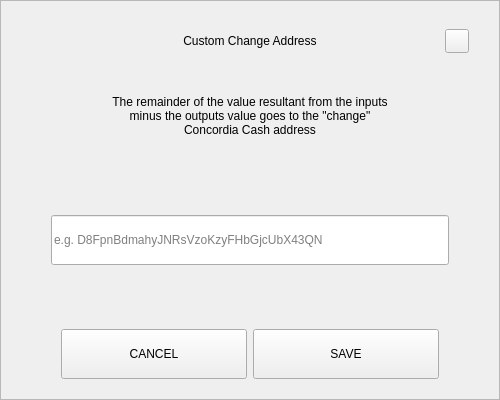
<?xml version="1.0" encoding="UTF-8"?>
<ui version="4.0">
 <class>SendChangeAddressDialog</class>
 <widget class="QDialog" name="SendChangeAddressDialog">
  <property name="geometry">
   <rect>
    <x>0</x>
    <y>0</y>
    <width>500</width>
    <height>400</height>
   </rect>
  </property>
  <property name="windowTitle">
   <string notr="true">N/A</string>
  </property>
  <layout class="QVBoxLayout" name="verticalLayout">
   <property name="spacing">
    <number>0</number>
   </property>
   <property name="leftMargin">
    <number>0</number>
   </property>
   <property name="topMargin">
    <number>0</number>
   </property>
   <property name="rightMargin">
    <number>0</number>
   </property>
   <property name="bottomMargin">
    <number>0</number>
   </property>
   <item>
    <widget class="QFrame" name="frame">
     <property name="styleSheet">
      <string notr="true"/>
     </property>
     <property name="frameShape">
      <enum>QFrame::StyledPanel</enum>
     </property>
     <property name="frameShadow">
      <enum>QFrame::Raised</enum>
     </property>
     <layout class="QVBoxLayout" name="verticalLayout_2" stretch="0,0,0,0,0,0,0">
      <property name="spacing">
       <number>0</number>
      </property>
      <property name="leftMargin">
       <number>30</number>
      </property>
      <property name="topMargin">
       <number>20</number>
      </property>
      <property name="rightMargin">
       <number>30</number>
      </property>
      <property name="bottomMargin">
       <number>20</number>
      </property>
      <item>
       <layout class="QHBoxLayout" name="horizontalLayout_3">
        <property name="spacing">
         <number>0</number>
        </property>
        <item>
         <spacer name="horizontalSpacer_2">
          <property name="orientation">
           <enum>Qt::Horizontal</enum>
          </property>
          <property name="sizeHint" stdset="0">
           <size>
            <width>40</width>
            <height>20</height>
           </size>
          </property>
         </spacer>
        </item>
        <item>
         <widget class="QLabel" name="labelTitle">
          <property name="minimumSize">
           <size>
            <width>0</width>
            <height>40</height>
           </size>
          </property>
          <property name="maximumSize">
           <size>
            <width>16777215</width>
            <height>40</height>
           </size>
          </property>
          <property name="styleSheet">
           <string notr="true">padding-left:24px;</string>
          </property>
          <property name="text">
           <string>Custom Change Address</string>
          </property>
          <property name="alignment">
           <set>Qt::AlignCenter</set>
          </property>
          <property name="margin">
           <number>7</number>
          </property>
         </widget>
        </item>
        <item>
         <spacer name="horizontalSpacer">
          <property name="orientation">
           <enum>Qt::Horizontal</enum>
          </property>
          <property name="sizeHint" stdset="0">
           <size>
            <width>40</width>
            <height>20</height>
           </size>
          </property>
         </spacer>
        </item>
        <item>
         <widget class="QPushButton" name="btnEsc">
          <property name="minimumSize">
           <size>
            <width>24</width>
            <height>24</height>
           </size>
          </property>
          <property name="maximumSize">
           <size>
            <width>24</width>
            <height>24</height>
           </size>
          </property>
          <property name="focusPolicy">
           <enum>Qt::NoFocus</enum>
          </property>
          <property name="text">
           <string/>
          </property>
         </widget>
        </item>
       </layout>
      </item>
      <item>
       <spacer name="verticalSpacer_2">
        <property name="orientation">
         <enum>Qt::Vertical</enum>
        </property>
        <property name="sizeType">
         <enum>QSizePolicy::Fixed</enum>
        </property>
        <property name="sizeHint" stdset="0">
         <size>
          <width>20</width>
          <height>20</height>
         </size>
        </property>
       </spacer>
      </item>
      <item alignment="Qt::AlignHCenter">
       <widget class="QLabel" name="labelMessage">
        <property name="minimumSize">
         <size>
          <width>0</width>
          <height>70</height>
         </size>
        </property>
        <property name="text">
         <string>The remainder of the value resultant from the inputs minus the outputs value goes to the &quot;change&quot; Concordia Cash address</string>
        </property>
        <property name="alignment">
         <set>Qt::AlignCenter</set>
        </property>
        <property name="wordWrap">
         <bool>true</bool>
        </property>
       </widget>
      </item>
      <item>
       <spacer name="verticalSpacer_3">
        <property name="orientation">
         <enum>Qt::Vertical</enum>
        </property>
        <property name="sizeHint" stdset="0">
         <size>
          <width>20</width>
          <height>40</height>
         </size>
        </property>
       </spacer>
      </item>
      <item>
       <layout class="QHBoxLayout" name="horizontalLayout_2">
        <property name="spacing">
         <number>0</number>
        </property>
        <property name="leftMargin">
         <number>20</number>
        </property>
        <property name="rightMargin">
         <number>20</number>
        </property>
        <item>
         <widget class="QLineEdit" name="lineEditAddress">
          <property name="minimumSize">
           <size>
            <width>0</width>
            <height>50</height>
           </size>
          </property>
          <property name="placeholderText">
           <string notr="true">e.g. D8FpnBdmahyJNRsVzoKzyFHbGjcUbX43QN</string>
          </property>
         </widget>
        </item>
       </layout>
      </item>
      <item>
       <spacer name="verticalSpacer">
        <property name="orientation">
         <enum>Qt::Vertical</enum>
        </property>
        <property name="sizeHint" stdset="0">
         <size>
          <width>20</width>
          <height>40</height>
         </size>
        </property>
       </spacer>
      </item>
      <item>
       <layout class="QHBoxLayout" name="horizontalLayout" stretch="2,2">
        <property name="spacing">
         <number>6</number>
        </property>
        <property name="leftMargin">
         <number>30</number>
        </property>
        <property name="rightMargin">
         <number>30</number>
        </property>
        <item>
         <widget class="QPushButton" name="btnCancel">
          <property name="minimumSize">
           <size>
            <width>180</width>
            <height>50</height>
           </size>
          </property>
          <property name="focusPolicy">
           <enum>Qt::NoFocus</enum>
          </property>
          <property name="text">
           <string>CANCEL</string>
          </property>
         </widget>
        </item>
        <item>
         <widget class="QPushButton" name="btnSave">
          <property name="minimumSize">
           <size>
            <width>180</width>
            <height>50</height>
           </size>
          </property>
          <property name="focusPolicy">
           <enum>Qt::NoFocus</enum>
          </property>
          <property name="text">
           <string>SAVE</string>
          </property>
         </widget>
        </item>
       </layout>
      </item>
     </layout>
    </widget>
   </item>
  </layout>
 </widget>
 <resources/>
 <connections/>
</ui>
